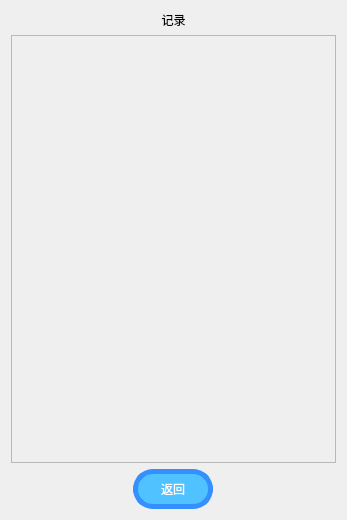
<?xml version="1.0" encoding="UTF-8"?>
<ui version="4.0">
 <class>RecordWidget</class>
 <widget class="QWidget" name="RecordWidget">
  <property name="geometry">
   <rect>
    <x>0</x>
    <y>0</y>
    <width>347</width>
    <height>520</height>
   </rect>
  </property>
  <property name="sizePolicy">
   <sizepolicy hsizetype="Fixed" vsizetype="Fixed">
    <horstretch>0</horstretch>
    <verstretch>0</verstretch>
   </sizepolicy>
  </property>
  <property name="windowTitle">
   <string/>
  </property>
  <layout class="QVBoxLayout" name="verticalLayout">
   <item>
    <layout class="QHBoxLayout" name="horizontalLayout">
     <item>
      <widget class="QLabel" name="label">
       <property name="styleSheet">
        <string notr="true">font: 14pt &quot;黑体&quot;;</string>
       </property>
       <property name="text">
        <string>记录</string>
       </property>
       <property name="alignment">
        <set>Qt::AlignCenter</set>
       </property>
      </widget>
     </item>
    </layout>
   </item>
   <item>
    <layout class="QVBoxLayout" name="inform_layout">
     <item>
      <widget class="QScrollArea" name="record_scroll">
       <property name="widgetResizable">
        <bool>true</bool>
       </property>
       <property name="alignment">
        <set>Qt::AlignHCenter|Qt::AlignTop</set>
       </property>
       <widget class="QWidget" name="scrollAreaWidgetContents">
        <property name="geometry">
         <rect>
          <x>0</x>
          <y>0</y>
          <width>325</width>
          <height>423</height>
         </rect>
        </property>
       </widget>
      </widget>
     </item>
    </layout>
   </item>
   <item>
    <layout class="QHBoxLayout" name="bottom_layout">
     <item>
      <widget class="QPushButton" name="return_button">
       <property name="sizePolicy">
        <sizepolicy hsizetype="Maximum" vsizetype="Maximum">
         <horstretch>0</horstretch>
         <verstretch>0</verstretch>
        </sizepolicy>
       </property>
       <property name="minimumSize">
        <size>
         <width>80</width>
         <height>40</height>
        </size>
       </property>
       <property name="maximumSize">
        <size>
         <width>80</width>
         <height>40</height>
        </size>
       </property>
       <property name="styleSheet">
        <string notr="true">font: 14pt &quot;黑体&quot;;
border-radius: 20px;      /* 圆角半径（像素） */
    background-color:rgb(80, 194, 255);
    color: white;             /* 文字颜色 */
    border: 5px solid rgb(53, 144, 255); /* 边框样式 */</string>
       </property>
       <property name="text">
        <string>返回</string>
       </property>
      </widget>
     </item>
    </layout>
   </item>
  </layout>
 </widget>
 <resources/>
 <connections/>
</ui>
